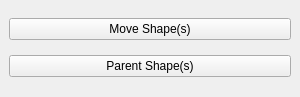
<?xml version="1.0" encoding="UTF-8"?>
<ui version="4.0">
 <class>MainWindow</class>
 <widget class="QMainWindow" name="MainWindow">
  <property name="geometry">
   <rect>
    <x>0</x>
    <y>0</y>
    <width>300</width>
    <height>97</height>
   </rect>
  </property>
  <property name="windowTitle">
   <string>Rig Shapes</string>
  </property>
  <widget class="QWidget" name="centralwidget">
   <layout class="QVBoxLayout" name="verticalLayout">
    <item>
     <widget class="QPushButton" name="move_shapes">
      <property name="text">
       <string>Move Shape(s)</string>
      </property>
     </widget>
    </item>
    <item>
     <widget class="QPushButton" name="copy_shapes">
      <property name="text">
       <string>Parent Shape(s)</string>
      </property>
     </widget>
    </item>
   </layout>
  </widget>
 </widget>
 <resources/>
 <connections/>
</ui>
